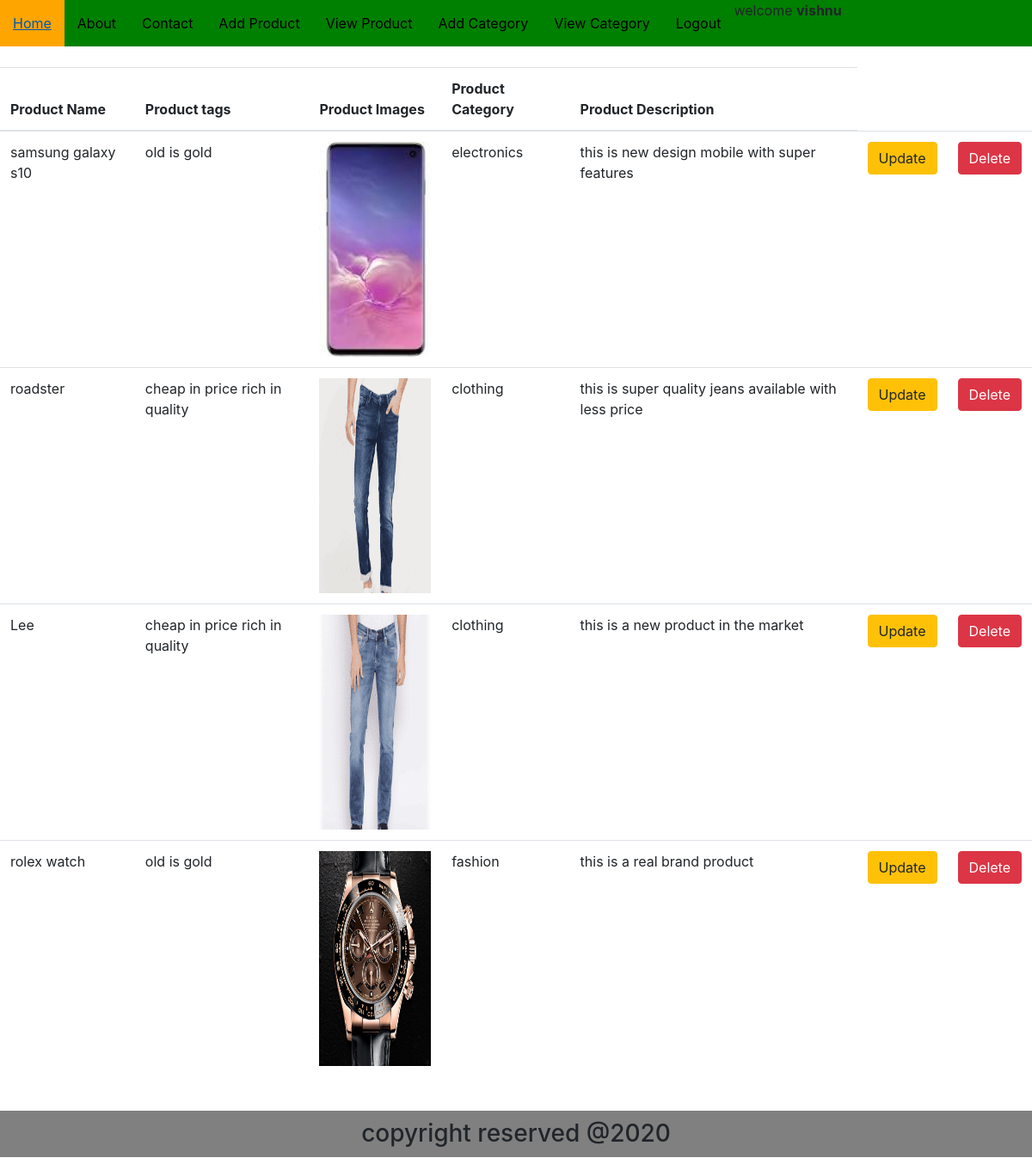
Screenshot of /view-product/ (signed in) with the database file from the repository.
### crudapp/models.py (models this page shows, shortened)
class Product(models.Model):
    product_name = models.CharField(max_length=20)
    tags = models.ManyToManyField(Tags)
    image = models.ImageField(upload_to='products/')
    category = models.ForeignKey(Category, on_delete=models.CASCADE)
    user = models.ForeignKey(User, on_delete=models.CASCADE, related_name='Product')
    description = models.TextField()

class Tags(models.Model):
    name = models.CharField(max_length=100)
    def __str__(self):
        return self.name

class Category(models.Model):
    name = models.CharField(max_length=50)
    def __str__(self):
        return self.name

### crudapp/views.py (the view)
# urls.py: path('view-product/', views.View_product, name='view_product'),
def View_product(request):
    user = request.user
    products = Product.objects.filter(user__id=user.id)
    return render(request, 'crudapp/display_product.html', {'products': products})

### templates/crudapp/display_product.html
{% extends 'crudapp/base.html'%}
{% block content %}
<table class="table">
    <thead>
        <th>Product Name</th>
        <th>Product tags</th>
        <th>Product Images</th>
        <th>Product Category</th>
        <th>Product Description</th>
    </thead>
{% for product in products %}
    <tr>
        <td>{{product.product_name}}</td>
        <td>{% for i in product.tags.all %}
            {{i}}
            {% endfor %}
        </td>
        <td>
            <img src="{{product.image.url}}" alt="No Image" class="img-fluid" style="width:150px; height:250px">
        </td>
        <td>{{product.category}}</td>
        <td>{{product.description}}</td>
        <td><a href="{% url 'update_product' product.id %}"><button class="btn btn-warning">Update</button></a></td>
        <td><a href="{% url 'delete_product' product.id %}"><button class="btn btn-danger">Delete</button> </a></td>
    </tr>
{% endfor %}
</table>
{% endblock %}

### templates/crudapp/base.html (shortened to what this page needs)
<!DOCTYPE html>
{% load static %}
<html lang="en">
<head>
    <link rel="stylesheet" href="{% static 'crudapp/css/style.css' %}">
    <link rel="stylesheet" href="https://stackpath.bootstrapcdn.com/bootstrap/4.5.0/css/bootstrap.min.css">
</head>
<body>
<header>
    <ul class="my_navbar">
        <li><a href="#">Home</a></li>
        <li><a href="#">About</a></li>
        <li><a href="#">Contact</a></li>
        {% if request.user.is_authenticated %}
        welcome <b>{{request.user.username}}</b>
        <li><a href="{% url 'add_product' %}">Add Product</a></li>
        <li><a href="{% url 'view_product' %}">View Product</a></li>
        <li><a href="{% url 'add_category' %}">Add Category</a></li>
        <li><a href="{% url 'view_category' %}">View Category</a></li>
        <li><a href="{% url 'logout' %}">Logout</a></li>
        {% else %}
        <li><a href="{% url 'register' %}">Register</a></li>
        <li><a href="{% url 'login' %}">Login</a></li>
        {% endif %}
    </ul>
</header>
<br>
{% block content %}
{% endblock %}
<br>
<footer>
    <h3>copyright reserved @2020</h3>
</footer>
</body>
</html>

### static/crudapp/css/style.css (style rules this page uses)
.my_navbar { background-color:green; list-style-type:none; overflow:hidden; margin:0; padding:0; }
li { float:left; }
li a { text-decoration:none; color:black; display:block; padding:15px 15px 15px 15px; }
footer h3 { background-color:gray; text-align:center; padding:10px 0px; }
h3 { text-align:center; }

### rows the page displays
Product: product_name "samsung galaxy s10", image (picture), category "electronics", description "this is new design mobile with super features"
Tags: name "old is gold"
Product: product_name "roadster", image (picture), category "clothing", description "this is super quality jeans available with less price"
Tags: name "cheap in price rich in quality"
Product: product_name "Lee", image (picture), category "clothing", description "this is a new product in the market"
Product: product_name "rolex watch", image (picture), category "fashion", description "this is a real brand product"

### other values shown
{{ request.user.username }} "vishnu"
